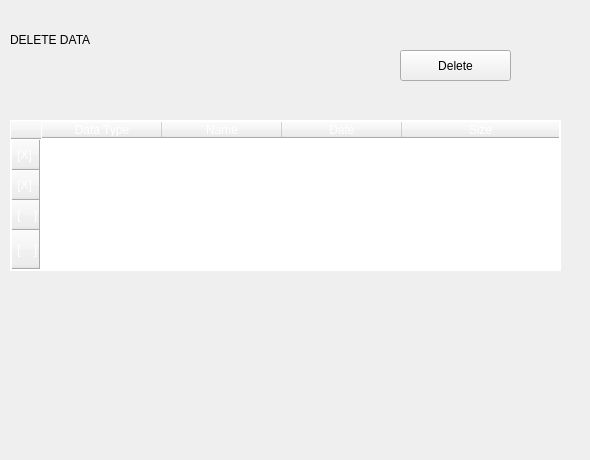
<?xml version="1.0" encoding="UTF-8"?>
<ui version="4.0">
 <class>Form</class>
 <widget class="QWidget" name="Form">
  <property name="geometry">
   <rect>
    <x>0</x>
    <y>0</y>
    <width>590</width>
    <height>460</height>
   </rect>
  </property>
  <property name="windowTitle">
   <string>Form</string>
  </property>
  <widget class="QPushButton" name="pushButton">
   <property name="geometry">
    <rect>
     <x>400</x>
     <y>50</y>
     <width>111</width>
     <height>31</height>
    </rect>
   </property>
   <property name="text">
    <string>Delete</string>
   </property>
  </widget>
  <widget class="QLabel" name="label">
   <property name="geometry">
    <rect>
     <x>10</x>
     <y>30</y>
     <width>111</width>
     <height>19</height>
    </rect>
   </property>
   <property name="text">
    <string>DELETE DATA</string>
   </property>
  </widget>
  <widget class="QTableWidget" name="tableWidget">
   <property name="geometry">
    <rect>
     <x>10</x>
     <y>120</y>
     <width>551</width>
     <height>151</height>
    </rect>
   </property>
   <property name="styleSheet">
    <string notr="true">gridline-color: white;
color: white;
border: 1px solid white</string>
   </property>
   <property name="sizeAdjustPolicy">
    <enum>QAbstractScrollArea::AdjustToContents</enum>
   </property>
   <property name="wordWrap">
    <bool>true</bool>
   </property>
   <attribute name="horizontalHeaderCascadingSectionResizes">
    <bool>false</bool>
   </attribute>
   <attribute name="horizontalHeaderMinimumSectionSize">
    <number>26</number>
   </attribute>
   <attribute name="horizontalHeaderDefaultSectionSize">
    <number>120</number>
   </attribute>
   <attribute name="horizontalHeaderStretchLastSection">
    <bool>true</bool>
   </attribute>
   <attribute name="verticalHeaderCascadingSectionResizes">
    <bool>false</bool>
   </attribute>
   <attribute name="verticalHeaderStretchLastSection">
    <bool>true</bool>
   </attribute>
   <row>
    <property name="text">
     <string> [X]  </string>
    </property>
   </row>
   <row>
    <property name="text">
     <string> [X]</string>
    </property>
   </row>
   <row>
    <property name="text">
     <string> [    ]</string>
    </property>
   </row>
   <row>
    <property name="text">
     <string> [    ]</string>
    </property>
   </row>
   <column>
    <property name="text">
     <string>Data Type</string>
    </property>
   </column>
   <column>
    <property name="text">
     <string>Name</string>
    </property>
   </column>
   <column>
    <property name="text">
     <string>Date</string>
    </property>
   </column>
   <column>
    <property name="text">
     <string>Size</string>
    </property>
   </column>
   <item row="0" column="0">
    <property name="text">
     <string> keyStrokes</string>
    </property>
    <property name="flags">
     <set>ItemIsSelectable|ItemIsDragEnabled|ItemIsDropEnabled|ItemIsUserCheckable|ItemIsEnabled</set>
    </property>
   </item>
   <item row="0" column="1">
    <property name="text">
     <string>keys_01.pdf</string>
    </property>
    <property name="flags">
     <set>ItemIsSelectable|ItemIsDragEnabled|ItemIsDropEnabled|ItemIsUserCheckable|ItemIsEnabled</set>
    </property>
   </item>
   <item row="0" column="2">
    <property name="text">
     <string>09/12/2021</string>
    </property>
    <property name="flags">
     <set>ItemIsSelectable|ItemIsDragEnabled|ItemIsDropEnabled|ItemIsUserCheckable|ItemIsEnabled</set>
    </property>
   </item>
   <item row="0" column="3">
    <property name="text">
     <string>200KB</string>
    </property>
    <property name="flags">
     <set>ItemIsSelectable|ItemIsDragEnabled|ItemIsDropEnabled|ItemIsUserCheckable|ItemIsEnabled</set>
    </property>
   </item>
   <item row="1" column="0">
    <property name="text">
     <string> PCAP</string>
    </property>
    <property name="flags">
     <set>ItemIsSelectable|ItemIsDragEnabled|ItemIsDropEnabled|ItemIsUserCheckable|ItemIsEnabled</set>
    </property>
   </item>
   <item row="1" column="1">
    <property name="text">
     <string>first.pcappng</string>
    </property>
    <property name="flags">
     <set>ItemIsSelectable|ItemIsDragEnabled|ItemIsDropEnabled|ItemIsUserCheckable|ItemIsEnabled</set>
    </property>
   </item>
   <item row="1" column="2">
    <property name="text">
     <string>09/12/2021</string>
    </property>
    <property name="flags">
     <set>ItemIsSelectable|ItemIsDragEnabled|ItemIsDropEnabled|ItemIsUserCheckable|ItemIsEnabled</set>
    </property>
   </item>
   <item row="1" column="3">
    <property name="text">
     <string>175KB</string>
    </property>
    <property name="flags">
     <set>ItemIsSelectable|ItemIsDragEnabled|ItemIsDropEnabled|ItemIsUserCheckable|ItemIsEnabled</set>
    </property>
   </item>
   <item row="2" column="0">
    <property name="text">
     <string> PNG</string>
    </property>
    <property name="flags">
     <set>ItemIsSelectable|ItemIsDragEnabled|ItemIsDropEnabled|ItemIsUserCheckable|ItemIsEnabled</set>
    </property>
   </item>
   <item row="2" column="1">
    <property name="text">
     <string>IMAGE_001.png</string>
    </property>
    <property name="flags">
     <set>ItemIsSelectable|ItemIsDragEnabled|ItemIsDropEnabled|ItemIsUserCheckable|ItemIsEnabled</set>
    </property>
   </item>
   <item row="2" column="2">
    <property name="text">
     <string>09/12/2021</string>
    </property>
    <property name="flags">
     <set>ItemIsSelectable|ItemIsDragEnabled|ItemIsDropEnabled|ItemIsUserCheckable|ItemIsEnabled</set>
    </property>
   </item>
   <item row="2" column="3">
    <property name="text">
     <string>150KB</string>
    </property>
    <property name="flags">
     <set>ItemIsSelectable|ItemIsDragEnabled|ItemIsDropEnabled|ItemIsUserCheckable|ItemIsEnabled</set>
    </property>
   </item>
   <item row="3" column="0">
    <property name="text">
     <string> MP4</string>
    </property>
    <property name="flags">
     <set>ItemIsSelectable|ItemIsDragEnabled|ItemIsDropEnabled|ItemIsUserCheckable|ItemIsEnabled</set>
    </property>
   </item>
   <item row="3" column="1">
    <property name="text">
     <string>VID_0576.MP4</string>
    </property>
    <property name="flags">
     <set>ItemIsSelectable|ItemIsDragEnabled|ItemIsDropEnabled|ItemIsUserCheckable|ItemIsEnabled</set>
    </property>
   </item>
   <item row="3" column="2">
    <property name="text">
     <string>09/12/2021</string>
    </property>
    <property name="flags">
     <set>ItemIsSelectable|ItemIsDragEnabled|ItemIsDropEnabled|ItemIsUserCheckable|ItemIsEnabled</set>
    </property>
   </item>
   <item row="3" column="3">
    <property name="text">
     <string>100KB</string>
    </property>
    <property name="flags">
     <set>ItemIsSelectable|ItemIsDragEnabled|ItemIsDropEnabled|ItemIsUserCheckable|ItemIsEnabled</set>
    </property>
   </item>
  </widget>
 </widget>
 <resources/>
 <connections/>
</ui>
